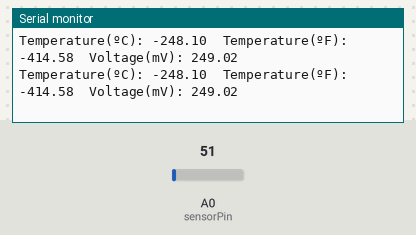
This sketch was run on a simulated Arduino Uno, built with avr-gcc and run on an emulated ATmega328P. On the bench: the last lines printed to the serial monitor. The inputs (shaded band) are chosen by the test bench; at power-on: A0 (sensorPin) = 51.

Above: at 1.8 s.
1.9 s: A0 (sensorPin) set to 61
At 2.8 s:
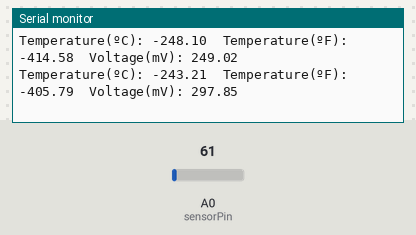
3.4 s: A0 (sensorPin) set to 71
At 4.9 s:
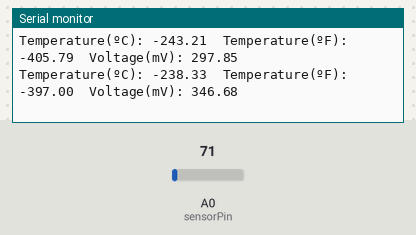
Timing chart, 0 to 6.4 s (numbered marks = the images above; inputs shaded):
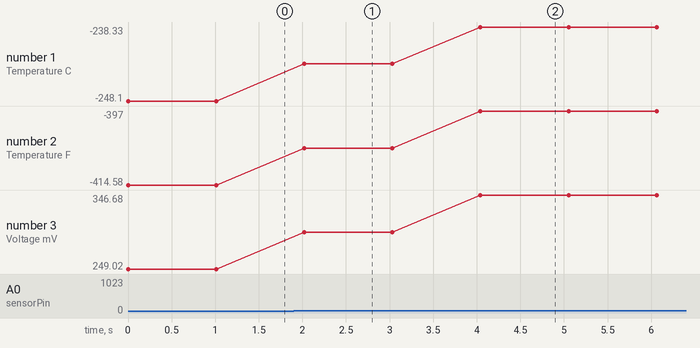

The sketch:

thermo_sensor.ino
```cpp
const int sensorPin = A0;
float sensorValue;
float voltageOut;

float temperatureC;
float temperatureF;

// uncomment if using LM335
float temperatureK;

void setup() {
  pinMode(sensorPin, INPUT);
  Serial.begin(9600);
}

void loop() {
  sensorValue = analogRead(sensorPin);
  voltageOut = (sensorValue * 5000) / 1024;

  // calculate temperature for LM35 (LM35DZ)
  //temperatureC = voltageOut / 10;
  //temperatureF = (temperatureC * 1.8) + 32;

  // calculate temperature for LM335
  temperatureK = voltageOut / 10;
  temperatureC = temperatureK - 273;
  temperatureF = (temperatureC * 1.8) + 32;

  // calculate temperature for LM34
  //temperatureF = voltageOut / 10;
  //temperatureC = (temperatureF - 32.0)*(5.0/9.0);

  Serial.print("Temperature(ºC): ");
  Serial.print(temperatureC);
  Serial.print("  Temperature(ºF): ");
  Serial.print(temperatureF);
  Serial.print("  Voltage(mV): ");
  Serial.println(voltageOut);
  delay(1000);
}
```

Measured:
- after the input at 1.9 s, the serial monitor: prints a new line after 0.12 s (image 1)
- after the input at 3.4 s, the serial monitor: prints a new line after 0.64 s (image 2)
- plotted number 1: -248.1 → -243.21 after the input at 1.9 s, -243.21 → -238.33 after the input at 3.4 s
- plotted number 2: -414.58 → -405.79 after the input at 1.9 s, -405.79 → -397 after the input at 3.4 s
- plotted number 3: 249.02 → 297.85 after the input at 1.9 s, 297.85 → 346.68 after the input at 3.4 s
